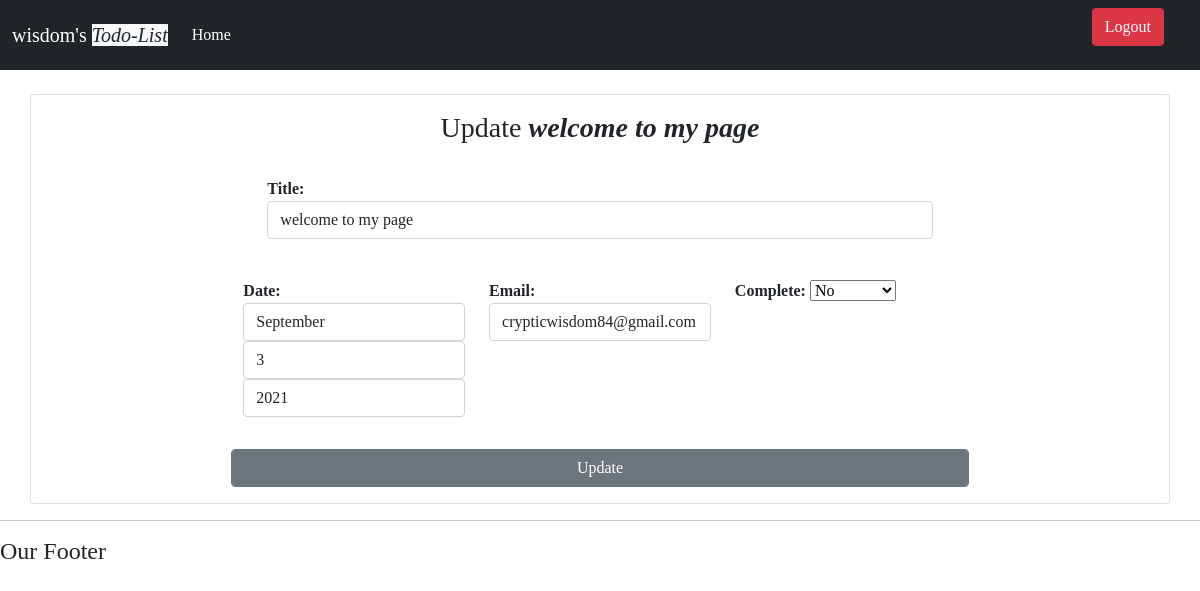
/Update/17 (signed in), run on the app's committed database.
### todo/models.py (models this page shows, shortened)
class Task(models.Model):
    user = models.ForeignKey(User, null=True, blank=True, on_delete=models.CASCADE)
    title = models.CharField(max_length=200, blank=True)
    when_to_do = models.DateField(null=False)
    email = models.EmailField(max_length=200, null=False)
    created = models.DateTimeField(auto_now_add=True, null=True)
    completed = models.BooleanField(default=False, null=True)

### todo/views.py (the view)
# urls.py: path('Update/<int:pk>', edit, name="edit"),
def edit(request, pk):
    if not request.user.is_authenticated:
        return redirect(reverse('todo:login_page'))
    task = get_object_or_404(Task, pk=pk)
    edit_form = EditForm(instance=task)
    if request.method == 'POST':
        edit_form = EditForm(request.POST, instance=task)
        if edit_form.is_valid():
            edit_form.save()
            return HttpResponseRedirect(reverse('todo:user_page', args=(request.user.id, )))
    return render(request, 'todo/edit.html', {
        'form': edit_form,
        'task':task,
    })

### todo/forms.py
class EditForm(forms.ModelForm):
    title = forms.CharField(widget=forms.TextInput( attrs={
        'class':'form-control',
        'placeholder':'Update what to do ...'
    }))
    when_to_do = forms.CharField(widget=forms.SelectDateWidget( attrs={
        'class':'form-control',
        'placeholder':'year-month-day'
    }))
    email = forms.CharField(widget=forms.TextInput( attrs={
        'class':'form-control',
        'placeholder':'Email',
    }))
    class Meta:
        model = Task
        exclude = ('user',)

### todo/templates/todo/edit.html (shortened to what this page needs)
{% extends 'todo/main.html' %}
{% load static %}
{% block content %}
<div class="row mt-4">
    <div class="card">
        <div class="card-body">
            <div class="row">
                <div class="col-sm-2 col-md-2 col-lg-2">
                </div>
                <div class="col-sm-8 col-md-8 col-lg-8">
                    <h3 class="text text-center">Update <i class="fw-bolder">{{ task.title }}</i></h3>
                    <form action="" method="post">
                        <div class="row p-4">
                            <div class="col-sm-12 col-md-12 col-lg-12">
                                <p class="fw-bold"> Title: {{ form.title }}</p>
                            </div>
                        </div>
                            <div class="row">
                                <div class="col-sm-4 col-md-4 col-lg-4">
                                    <p class="fw-bold"> Date: {{ form.when_to_do }}</p>
                                </div>
                                <div class="col-sm-4 col-md-4 col-lg-4">
                                    <p class="fw-bold">Email: {{ form.email }}</p>
                                </div>
                                <div class="col-sm-4 col-md-4 col-lg-4">
                                    <p class="fw-bold">Complete: {{ form.completed }}</p>
                                </div>
                                <button type="submit" name="create" class="btn btn-secondary mt-3 form-control">Update</button>
                        </div>
                    </form>
                </div>
                <div class="col-sm-2 col-md-2 col-lg-2">
                </div>
            </div>
        </div>
    </div>
</div>
{% endblock content %}

### todo/templates/todo/navbar.html (shortened to what this page needs)
{% load static %}
<nav class="navbar navbar-expand-lg navbar-dark bg-dark">
  <div class="container-fluid">
    <a class="navbar-brand" href="#" style="font-family: cursive;">
      {{ request.user }}'s <i class="bg-light text-dark">Todo-List</i>
    </a>
    <div class="collapse navbar-collapse" id="navbarSupportedContent">
      <ul class="navbar-nav me-auto mb-2 mb-lg-0">
        <li class="nav-item">
          <a class="nav-link active" aria-current="page" href="{% url 'todo:index' %}">Home</a>
        </li>
      </ul>
{% if request.user.is_authenticated %}
        <p  class=" text-light d-flex">
            <a href="{% url 'todo:logout_handler' %}" class="btn btn-md btn-danger me-4">Logout</a>
        </p>
{% else %}
<p  class="d-flex">
    <a href="{% url 'todo:login_page' %}" class="btn btn-md btn-primary me-4">Log In</a>
</p>
{% endif %}
    </div>
  </div>
</nav>

### data on the page
Task: title "welcome to my page", email "crypticwisdom84@gmail.com", completed "No"

### other printed values
{{ request.user }} "wisdom"
